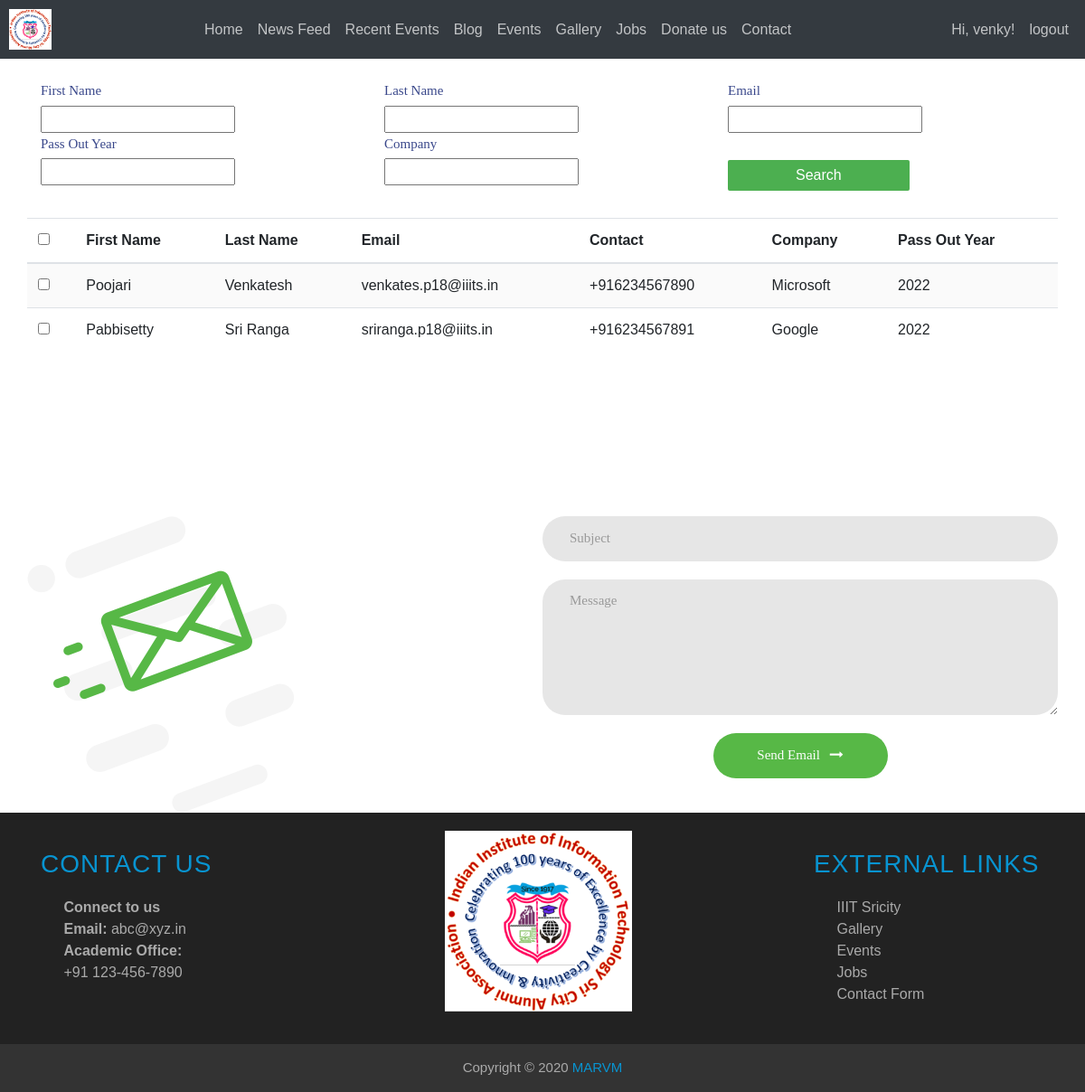
Screenshot of /search/ (signed in) with the database file from the repository.
### accounts/models.py (models this page shows)
class User(AbstractUser):
    phone_number = models.CharField(
        max_length=15,
        blank = False,
        default="",
        validators=[
            RegexValidator(
                regex='^([+][0-9]{1,4}[6-9][0-9]{9})$',
                message='mobile number should be in the format "+999999999" ',
                code='invalid_phone_number'
            ),
        ]
    )
    email_confirmed = models.BooleanField(default=False)
    conditions = models.BooleanField(default=False)
    avatar = models.ImageField(upload_to=update_filename,blank = True)
    linkedin_url = models.URLField(blank = True)
    github_url = models.URLField(blank = True)
    webpage_url = models.URLField(blank = True)
    passout_year = models.CharField(max_length=4,blank=True)
    company = models.CharField(max_length=100,blank = True)
    summary = models.CharField(max_length=100,blank = True)
    place = models.CharField(max_length = 100,blank = True)

### accounts/views.py (the view, shortened to what this page needs)
# urls.py: path('search/',views.SearchPage,name='searchpage'),
@cache_control(no_cache=True, must_revalidate=True, no_store=True)
@login_required
def SearchPage(request):
    get_user = User.objects.filter(is_staff=False)
    myFilter = UserFilter(request.GET,queryset=get_user)
    context = {
       "get_user": get_user,
       "myFilter": myFilter,
        "user" : request.user
    }
    return render(request, 'search_mail.html', context)

### templates/search_mail.html (shortened to what this page needs)
{% extends "base.html" %}
{% load static %}
{% block content %}
    <link href="{% static 'searchpage/css/style_new12.css' %}" rel="stylesheet" type="text/css">
	<link rel="stylesheet" type="text/css" href="{% static 'searchpage/css/main1.css' %}">
<body>
    {% if request.user.is_superuser %}
        <div class="container" style="margin-top: 30px;">
                <form method="GET" class="search">
                    <div class="row catBox">
                    <div class="col-md-4">
                        <div class="labelBox">
                            <label>First Name</label>
                        </div>
                        <div class="short-by-box">
                                {{myFilter.form.first_name}}
                        </div>
                    </div>
                    <div class="col-md-4">
                        <div class="labelBox">
                            <label>Last Name</label>
                        </div>
                        <div class="short-by-box">
                                {{myFilter.form.last_name}}
                        </div>
                    </div>
                    <div class="col-md-4">
                        <div class="labelBox">
                            <label>Email</label>
                        </div>
                        <div class="short-by-box">
                                {{myFilter.form.email}}
                        </div>
                    </div>
                    <div class="col-md-4">
                        <div class="labelBox">
                            <label>Pass Out Year</label>
                        </div>
                        <div class="short-by-box">
                                {{myFilter.form.passout_year}}
                        </div>
                    </div>
                    <div class="col-md-4">
                        <div class="labelBox">
                            <label>Company</label>
                        </div>
                        <div class="short-by-box">
                                {{myFilter.form.company}}
                        </div>
                    </div>
                    <button value="Submit" name="search" style="background-color: #4CAF50; border: none; color: white; padding: 5px 75px; border-radius: 2px; text-decoration: none; margin-left: 15px; margin-top: 30px; cursor: pointer;"  type="submit">Search</button>
                    </div>
                </form>
        </div>
<div class="mailclass">
    <form method="GET" class=" validate-form">
    <div class="container" style="margin: auto;">
	<div class="row">
        <div class="col-md-12">
        <div class="table-responsive">
              <table id="mytable" class="table table-bordred table-striped">
                    <thead>
                    <th><input type="checkbox" id="checkall" /></th>
                    <th>First Name</th>
                    <th>Last Name</th>
                    <th>Email</th>
                    <th>Contact</th>
                    <th>Company</th>
                    <th>Pass Out Year</th>
                    </thead>
    <tbody>
    {% for myuser in myFilter.qs %}
    <tr>
    <td><input type="checkbox" name="{{ myuser.email }}" class="checkthis" /></td>
    <td>{{myuser.first_name}}</td>
    <td>{{myuser.last_name}}</td>
    <td>{{myuser.email}}</td>
    <td>{{myuser.phone_number}}</td>
    <td>{{myuser.company}}</td>
    <td>{{myuser.passout_year}}</td>
    </tr>
    {% endfor %}
    </tbody>
</table>
            </div>
        </div>
        </div>
    </div>
    <div class="container" style="margin: auto; margin-top: 30px;" >
        <div class="row">
            <div class="col-md-6">
        <div class="contact1-pic js-tilt" data-tilt>
            <img src="{% static 'searchpage/images/img-01.png' %}" alt="IMG">
        </div>
            </div>
            <div class="col-md-6">
        <div class="wrap-input1 validate-input" data-validate = "Subject is required">
            <input class="input1" type="text" name="subject" placeholder="Subject">
            <span class="shadow-input1"></span>
        </div>
        <div class="wrap-input1 validate-input" data-validate = "Message is required">
            <textarea class="input1" name="message" placeholder="Message"></textarea>
            <span class="shadow-input1"></span>
        </div>
        <div class="container-contact1-form-btn">
            <button name="sendMail" class="contact1-form-btn">
                <span>
                    Send Email
                    <i class="fa fa-long-arrow-right" aria-hidden="true"></i>
                </span>
            </button>
        </div>
            </div>
        </div>
        </div>
</form>
</div>
{% endif %}
</body>
{% endblock content %}

### templates/base.html (shortened to what this page needs)
<!DOCTYPE html> {% load static %}
<html lang="en">
<head>
    <link href="{% static 'chat/css/style3.css' %}" rel="stylesheet" type="text/css" media="all">
    <link rel="stylesheet" href="https://cdnjs.cloudflare.com/ajax/libs/font-awesome/4.7.0/css/font-awesome.min.css">
    <link rel="stylesheet" href="https://maxcdn.bootstrapcdn.com/bootstrap/4.4.1/css/bootstrap.min.css">
    <link rel="stylesheet" href="https://unpkg.com/aos@2.3.0/dist/aos.css">
    <link rel="stylesheet" href="https://cdnjs.cloudflare.com/ajax/libs/font-awesome/4.7.0/css/font-awesome.min.css">
</head>
<body>
    <nav id="func_navbar" class="navbar-custom navbar navbar-expand-md navbar-dark bg-dark fixed-top" style="padding: 10px;">
        <a id="func_logo" class="nav-brand abs" href="{% url 'home' %}"><img src="{% static '/img/iiits/iiitslogo.png' %}" style="width:47px;"></a>
        <div class="collapse navbar-collapse" id="navbarNavDropdown">
            <ul class="navbar-nav mx-auto">
                <li class="nav-item">
                    <a class="nav-link" href="{% url 'home' %}#">Home</a>
                </li>
                <li class="nav-item">
                    <a class="nav-link" href="{% url 'home' %}#news_feed">News Feed</a>
                </li>
                <li class="nav-item">
                    <a class="nav-link" href="{% url 'home' %}#recent_events">Recent Events</a>
                </li>
                <li class="nav-item">
                    <a class="nav-link" href="{% url 'blog-home' %}">Blog</a>
                </li>
                <li class="nav-item">
                    <a class="nav-link" href="{% url 'events' %}">Events</a>
                </li>
                <li class="nav-item">
                    <a class="nav-link" href="{% url 'gallery' %}">Gallery</a>
                </li>
                <li class="nav-item">
                    <a class="nav-link" href="{% url 'jobs' %}">Jobs</a>
                </li>
                <li class="nav-item">
                    <a class="nav-link" href="{% url 'donation-page' %}">Donate us</a>
                </li>
                <li class="nav-item">
                    <a class="nav-link" href="{% url 'contactform' %}">Contact</a>
                </li>
            </ul>
            <ul class="navbar-nav">
                {% if user.is_authenticated %}
                    {% if user.is_staff %}
                        <li class="nav-item"><a class="nav-link" href="{% url 'profile_page' username=user.username %}">Hi, {{ user.username }}!</a></li>
                    {% else %}
                        <li class="nav-item"><a class="nav-link" href="{% url 'profile_page' username=user.username %}">Hi, {{ user.last_name }}!</a></li>
                    {% endif %}
                    <li class="nav-item"><a class="nav-link" href="{% url 'logout' %}?next={{ request.path }}">logout</a></li>
                {% else %}
                    <li class="nav-item"><a class="nav-link" href="{% url 'register' %}">Register</a></li>
                    <li class="nav-item"><a class="nav-link" href="{% url 'login' %}?next={{ request.path }}">login</a></li>
                {% endif %}
            </ul>
        </div>
    </nav>
    <div class="container-fluid py-4"></div>
    {% block content %}
    {% endblock %}
    <footer>
        <div class="container">
            <div class="row">
                <div class="col-lg-3 col-md-6">
                <h3>Contact Us</h3>
                <ul class="list-unstyled three-column" style="padding-left:10%;">
                    <b>Connect to us</b><br>
                    <b>Email:</b>
                    <a href="">abc@xyz.in</a>
                    <br>
                    <b>Academic Office:</b><br>
                    <a href="tel:+91 123-456-7890">+91 123-456-7890</a>
                </ul>
                </div>
                <div class="col-lg-6 col-md-6">
                <ul class="list-unstyled three-column">
                    <img class="custom-img" style="height:200px" src="{% static '/img/iiits/iiitslogo.png' %}">
                </ul>
                </div>
                <div class="col-lg-3 col-md-6">
                <h3>External links</h3>
                <ul class="list-unstyled three-column" style="padding-left:10%;">
                    <a href="{% url 'home' %}#"> IIIT Sricity</a><br>
                    <a href="{% url 'gallery' %}">Gallery</a><br>
                    <a href="{% url 'events' %}">Events</a><br>
                    <a href="{% url 'jobs' %}">Jobs </a><br>
                    <a href="{% url 'contactform' %}">Contact Form</a><br>
                </ul>
                </div>
            </div>
        </div>
        <div class="copyright text-center">
            Copyright &copy; 2020 <span>MARVM</span>
        </div>
    </footer>
</body>
</html>

### alumnisite/static/searchpage/css/main1.css (style rules this page uses)
.mailclass * { margin: 0px; padding: 0px; box-sizing: border-box; }
.mailclass h1,h2,h3,h4,h5,h6 { margin: 0px; }
.mailclass input { outline: none; border: none; }
.mailclass textarea { outline: none; border: none; }
.mailclass button { outline: none !important; border: none; background: transparent; }
.mailclass .contact1-pic { width: 296px; }
.mailclass .contact1-pic img { max-width: 100%; }
.mailclass input.input1 { height: 50px; border-radius: 25px; padding: 0 30px; }
.mailclass input.input1 + .shadow-input1 { border-radius: 25px; }
.mailclass textarea.input1 { min-height: 150px; border-radius: 25px; padding: 12px 30px; }
.mailclass textarea.input1 + .shadow-input1 { border-radius: 25px; }
.mailclass .wrap-input1 { position: relative; width: 100%; z-index: 1; margin-bottom: 20px; }
.mailclass .input1 { display: block; width: 100%; background: #e6e6e6; font-family: Montserrat-Bold; font-size: 15px; line-height: 1.5; color: #666666; }
.mailclass .shadow-input1 { content: ''; display: block; position: absolute; bottom: 0; left: 0; z-index: -1; width: 100%; height: 100%; box-shadow: 0px 0px 0px 0px; color: rgba(87,184,70, 0.5); }
.mailclass .container-contact1-form-btn { display: -webkit-box; display: -webkit-flex; display: -moz-box; display: -ms-flexbox; display: flex; flex-wrap: wrap; justify-content: center; }
.mailclass .contact1-form-btn { min-width: 193px; height: 50px; border-radius: 25px; background: #57b846; font-family: Montserrat-Bold; font-size: 15px; line-height: 1.5; color: #fff; display: -webkit-box; display: -webkit-flex; display: -moz-box; display: -ms-flexbox; display: flex; justify-content: center; align-items: center; padding: 0 25px; -webkit-transition: all 0.4s; -o-transition: all 0.4s; -moz-transition: all 0.4s; transition: all 0.4s; }
.mailclass .contact1-form-btn i { margin-left: 7px; -webkit-transition: all 0.4s; -o-transition: all 0.4s; -moz-transition: all 0.4s; transition: all 0.4s; }
.mailclass .validate-input { position: relative; }

### templates/base.html (style rules this page uses)
body { margin: 0; font-family: Arial, Helvetica, sans-serif; overflow-x:hidden; }
.navbar { width: 100%; }
footer { background: #222; color: #aaa; padding-top: 10px; }
footer a { color: #aaa; }
footer h3 { color: #0894d1; letter-spacing: 1px; margin: 30px 0 20px; }
footer .three-column { overflow: hidden; }
footer .copyright { padding: 15px 0; background: #333; margin-top: 20px; font-size: 15px; }
footer .copyright span { color: #0894d1; }
.custom-img { padding-left:13%; }
@media (min-width: 768px) { .custom-img { padding-left:30%; margin-top:2%; } }
.navbar-dark .navbar-nav .nav-link { color: rgba(255,255,255,0.7); }

### rows the page displays
User: username "venky"
User: first_name "Poojari", last_name "Venkatesh", email "venkates.p18@iiits.in", phone_number "+916234567890", company "Microsoft", passout_year "2022"
User: first_name "Pabbisetty", last_name "Sri Ranga", email "sriranga.p18@iiits.in", phone_number "+916234567891", company "Google", passout_year "2022"
